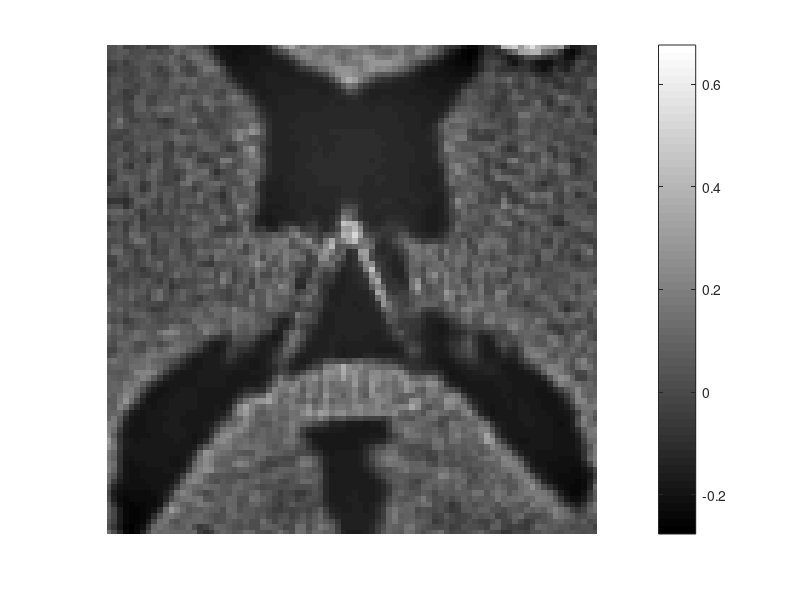
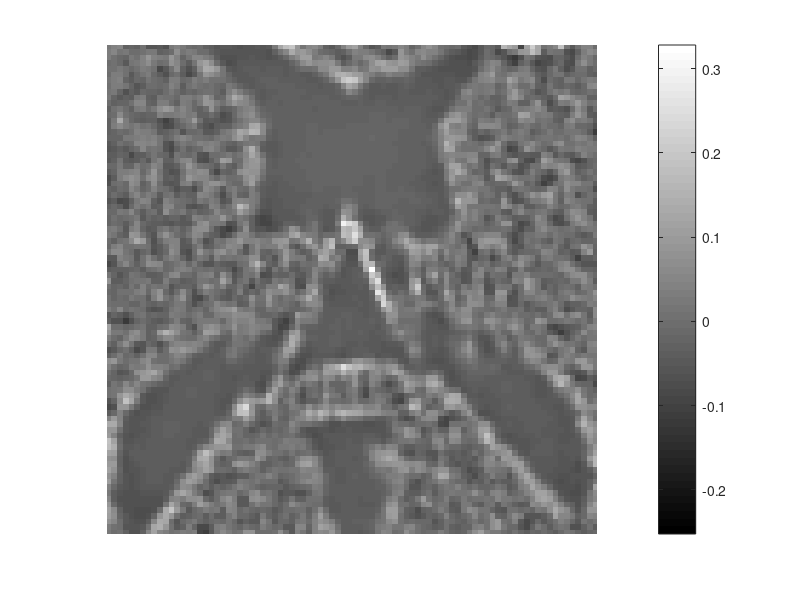
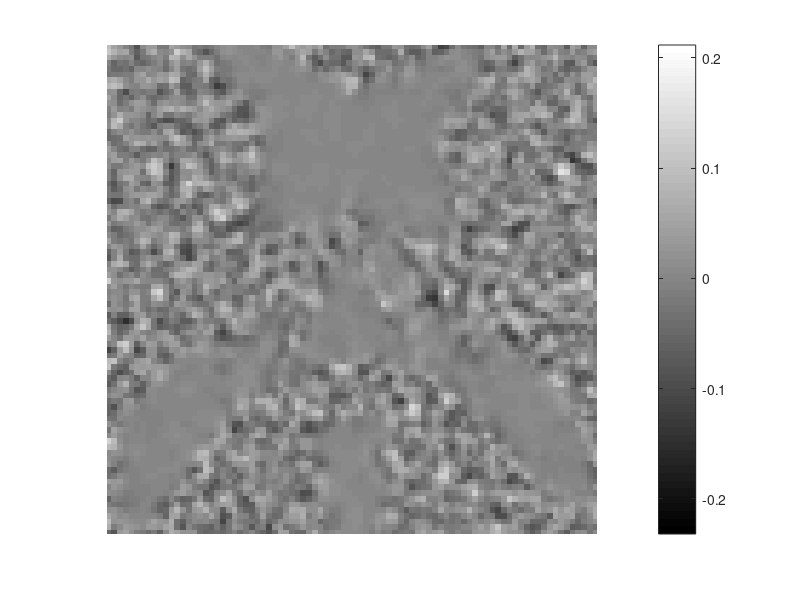
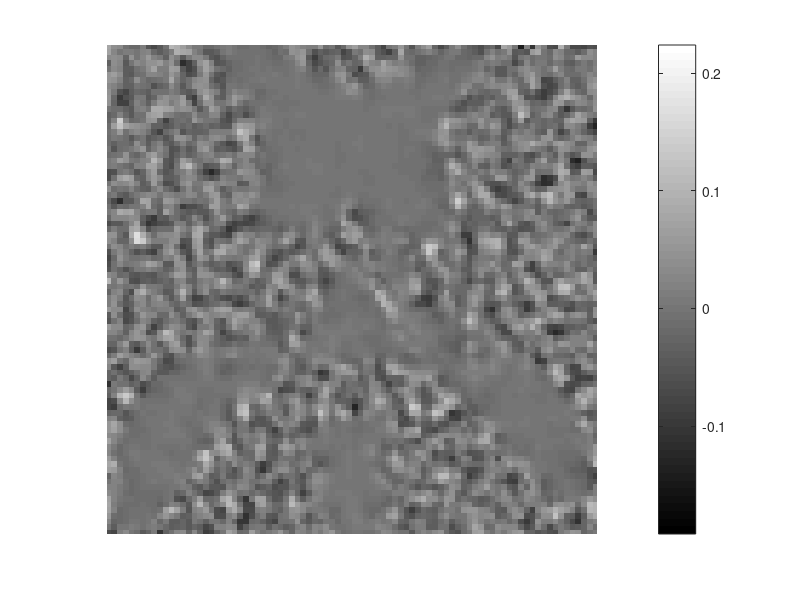

Write the MATLAB code that produced these figures, in order.
clear;clc;

load("BSREM_model_250_10.mat")
load("SVRSEM_model_250_10.mat")
load("MLEM_model_250_10.mat")
load("OSEM_model_250_10.mat")
load("SDPBSREM_model_250_10.mat")




% 计算两个图像之间的绝对误差
% error_map_BSREM = abs(BSREM_model_250_10 - SVRSEM_model_250_10);
% error_map_MLEM = abs(BSREM_model_250_10 - MLEM_model_250_10);
error_map_MLEM = BSREM_model_250_10 - MLEM_model_250_10;
error_map_OSEM = BSREM_model_250_10 - OSEM_model_250_10;
error_map_SVRSEM = BSREM_model_250_10 - SVRSEM_model_250_10;
error_map_SDPBSREM = BSREM_model_250_10 - SDPBSREM_model_250_10;


% 显示误差图
figure(1);
hold on;

imshow(error_map_MLEM,[]);  % 绘制误差图
colormap('jet');     % 设置颜色映射为热图（红色表示较大的误差）
colorbar;            % 显示颜色条
% title('MLEM');  % 图表标题
% xlabel('Column Index');  % X轴标签
% ylabel('Row Index');     % Y轴标签
zoom(3); 

hold off;

figure(2);
hold on;

imshow(error_map_OSEM,[]);  % 绘制误差图
colormap('jet');     % 设置颜色映射为热图（红色表示较大的误差）
colorbar;            % 显示颜色条
% title('OSEM');  % 图表标题
% xlabel('Column Index');  % X轴标签
% ylabel('Row Index');     % Y轴标签
zoom(3); 

hold off;


figure(3);
hold on;

imshow(error_map_SDPBSREM,[]);  % 绘制误差图
colormap('jet');     % 设置颜色映射为热图（红色表示较大的误差）
colorbar;            % 显示颜色条
% title('SDP-BSREM');  % 图表标题
% xlabel('Column Index');  % X轴标签
% ylabel('Row Index');     % Y轴标签
zoom(3); 

hold off;


figure(4);
hold on;

imshow(error_map_SVRSEM,[]);  % 绘制误差图
colormap('jet');     % 设置颜色映射为热图（红色表示较大的误差）
colorbar;            % 显示颜色条
% title('Proposed');  % 图表标题
% xlabel('Column Index');  % X轴标签
% ylabel('Row Index');     % Y轴标签
zoom(3); 

hold off;

